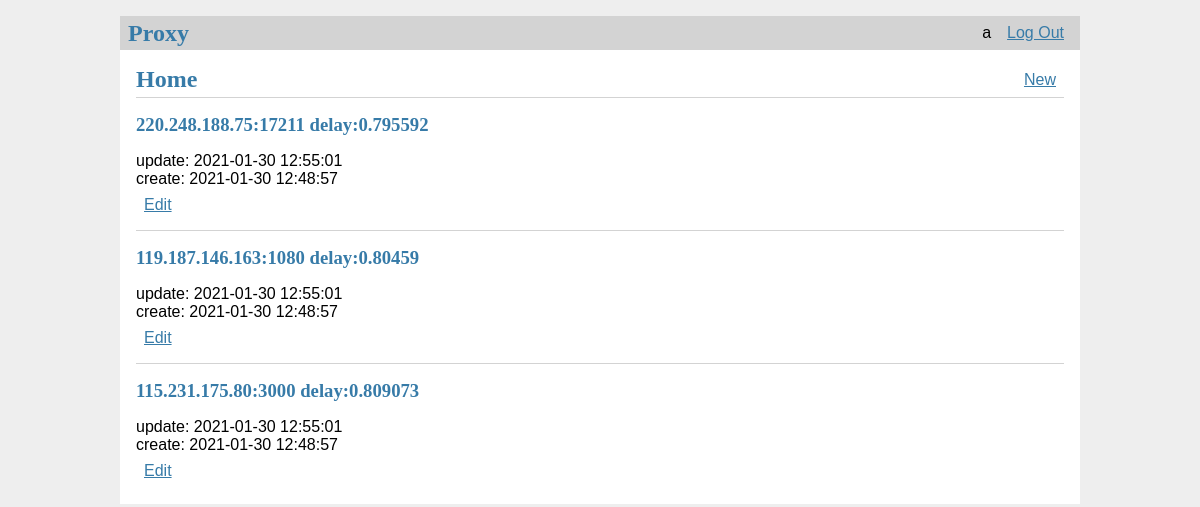
Page / (signed in) on the earlier database version.
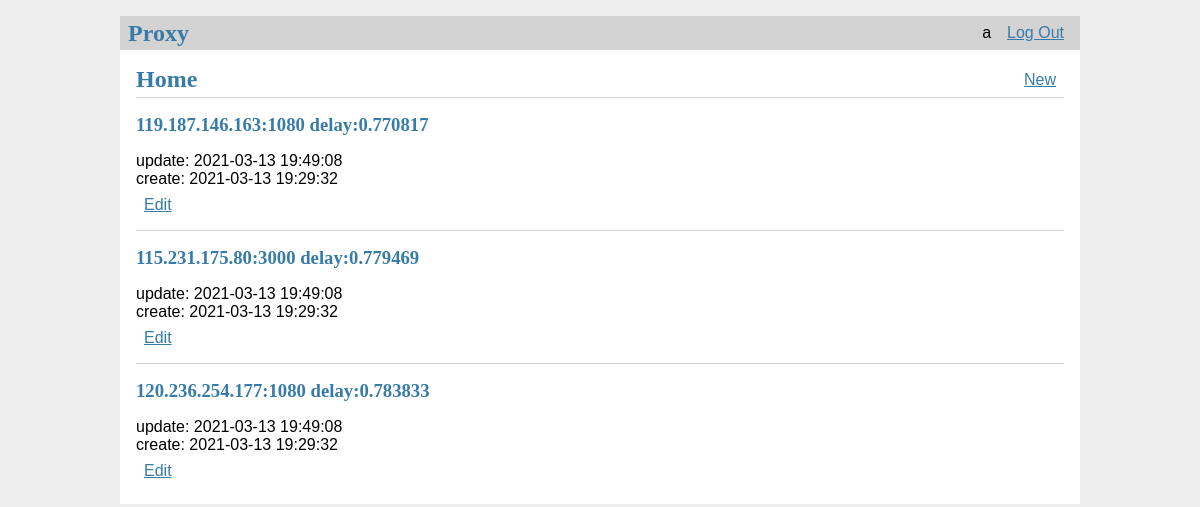
Same page on the later database version.
### tables this page shows
CREATE TABLE user (
    id       INTEGER PRIMARY KEY AUTOINCREMENT,
    username TEXT    UNIQUE
                     NOT NULL,
    password TEXT    NOT NULL
);

CREATE TABLE proxy (
            id        INTEGER   PRIMARY KEY AUTOINCREMENT,
            author_id INTEGER   NOT NULL,
            created   TIMESTAMP,
            updated   TIMESTAMP,
            delay     TEXT,
            ip        TEXT      NOT NULL
                                UNIQUE,
            port      TEXT      NOT NULL,
            FOREIGN KEY (
                author_id
            )
            REFERENCES user (id));

### flaskr/blog.py (the view)
@bp.route('/')
@login_required
def index():
    db = get_db()
    records = db.execute(
        'SELECT p.id, ip, port, delay, created, updated, author_id, username'
        ' FROM proxy p JOIN user u ON p.author_id = u.id'
        ' WHERE updated =(SELECT MAX(updated) FROM proxy)'
        ' ORDER BY delay ASC'
    ).fetchall()
    return render_template('blog/home.html', records=records)

### flaskr/auth.py (called while the page is built)
@bp.before_app_request
def load_logged_in_user():
    user_id = session.get('user_id')
    if user_id is None:
        g.user = None
    else:
        g.user = get_db().execute(
            'SELECT * FROM user WHERE id = ?', (user_id,)
        ).fetchone()

def login_required(view):
    @functools.wraps(view)
    def wrapped_view(**kwargs):
        if g.user is None:
            return redirect(url_for('auth.login'))
        return view(**kwargs)
    return wrapped_view

### flaskr/db.py (called while the page is built)
def get_db():
    if 'db' not in g:
        g.db = sqlite3.connect(
            current_app.config['DATABASE'],
            detect_types=sqlite3.PARSE_DECLTYPES
        )
        g.db.row_factory = sqlite3.Row
    return g.db

### flaskr/templates/blog/home.html
{% extends 'base.html' %}
{% block header %}
  <h1>{% block title %}Home{% endblock %}</h1>
  {% if g.user %}
    <a class="action" href="{{ url_for('blog.create') }}">New</a>
  {% endif %}
{% endblock %}
{% block content %}
  {% for r in records %}
    <article class="r" >
      <header>
        <div>
          <h1>{{ r['ip'] }}:{{ r['port'] }} delay:{{ r['delay'] }}</h1>
          <div class="about">update: {{ r['updated'].strftime('%Y-%m-%d %H:%M:%S') }}</div>
          <div class="about">create: {{ r['created'].strftime('%Y-%m-%d %H:%M:%S') }}</div>
        </div>
        {% if g.user['id'] == r['author_id'] %}
          <a class="action" href="{{ url_for('blog.update', id=r['id']) }}">Edit</a>
        {% endif %}
      </header>
    </article>
    {% if not loop.last %}
      <hr>
    {% endif %}
  {% endfor %}
{% endblock %}

### flaskr/templates/base.html (shortened to what this page needs)
<!doctype html>
<link rel="stylesheet" href="{{ url_for('static', filename='style.css') }}">
<nav>
  <h1>Proxy</h1>
  <ul>
    {% if g.user %}
      <li><span>{{ g.user['username'] }}</span>
      <li><a href="{{ url_for('auth.logout') }}">Log Out</a>
    {% else %}
      <li><a href="{{ url_for('auth.register') }}">Register</a>
      <li><a href="{{ url_for('auth.login') }}">Log In</a>
    {% endif %}
  </ul>
</nav>
<section class="content">
  <header>
    {% block header %}{% endblock %}
  </header>
  {% block content %}{% endblock %}
</section>

### flaskr/static/style.css (style rules this page uses)
h1 { font-family: serif; color: #377ba8; margin: 1rem 0; }
a { color: #377ba8; }
hr { border: none; border-top: 1px solid lightgray; }
nav { background: lightgray; display: flex; align-items: center; padding: 0 0.5rem; }
nav h1 { flex: auto; margin: 0; }
nav ul { display: flex; list-style: none; margin: 0; padding: 0; }
nav ul li a, nav ul li span, header .action { display: block; padding: 0.5rem; }
.content { padding: 0 1rem 1rem; }
.content > header { border-bottom: 1px solid lightgray; display: flex; align-items: flex-end; }
.content > header h1 { flex: auto; margin: 1rem 0 0.25rem 0; }
.content:last-child { margin-bottom: 0; }

Differences in the rows shown:
removed proxy: ip "220.248.188.75", port "17211", delay "0.795592", updated "2021-01-30 12:55:01", created "2021-01-30 12:48:57"
removed proxy: ip "119.187.146.163", port "1080", delay "0.80459", updated "2021-01-30 12:55:01", created "2021-01-30 12:48:57"
removed proxy: ip "115.231.175.80", port "3000", delay "0.809073", updated "2021-01-30 12:55:01", created "2021-01-30 12:48:57"
added proxy: ip "119.187.146.163", port "1080", delay "0.770817", updated "2021-03-13 19:49:08", created "2021-03-13 19:29:32"
added proxy: ip "115.231.175.80", port "3000", delay "0.779469", updated "2021-03-13 19:49:08", created "2021-03-13 19:29:32"
added proxy: ip "120.236.254.177", port "1080", delay "0.783833", updated "2021-03-13 19:49:08", created "2021-03-13 19:29:32"
